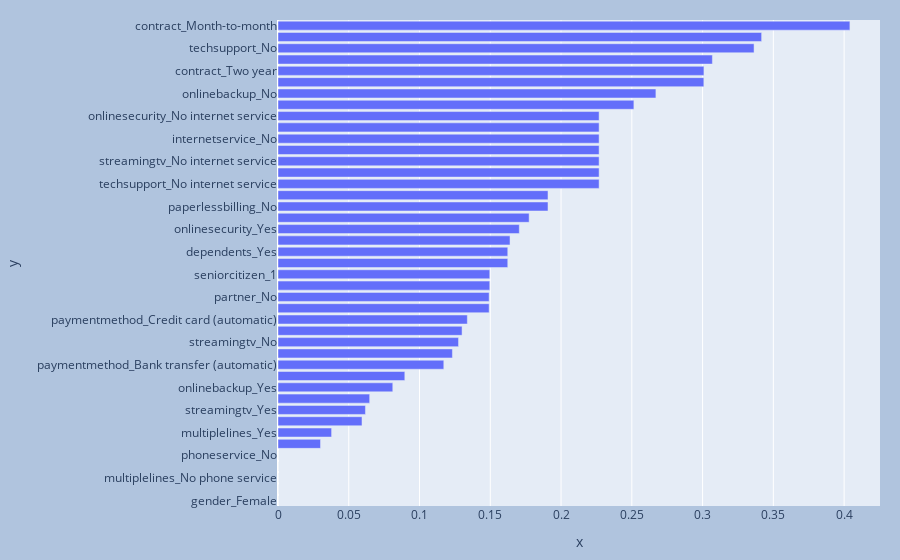

Notebook source saved alongside this figure:
### Code cell
fig = px.bar(x=a.values,y = a.index,
             template="plotly", )
fig.update_layout(
    margin=dict(l=20, r=20, t=20, b=20),
    paper_bgcolor="LightSteelBlue",
)
fig.show()

### Figure 1 — Plotly figure (JSON) as saved in the notebook; plotly's stock layout.template omitted (floating-point values rounded to 4 significant figures)
{"data": [{"alignmentgroup": "True", "hovertemplate": "x=%{x}<br>y=%{y}<extra></extra>", "legendgroup": "", "marker": {"color": "#636efa", "pattern": {"shape": ""}}, "name": "", "offsetgroup": "", "orientation": "h", "showlegend": false, "textposition": "auto", "type": "bar", "x": [0, 0, 0, 0, 0, 0.03005, 0.03788, 0.05935, 0.06179, 0.06477, 0.0811, 0.08961, 0.1171, 0.1232, 0.1276, 0.1301, 0.1338, 0.1492, 0.1492, 0.1496, 0.1496, 0.1624, 0.1624, 0.1639, 0.1705, 0.1774, 0.1908, 0.1908, 0.2269, 0.2269, 0.2269, 0.2269, 0.2269, 0.2269, 0.2269, 0.2515, 0.267, 0.3009, 0.301, 0.3069, 0.3364, 0.3417, 0.4041], "xaxis": "x", "y": ["gender_Female", "gender_Male", "multiplelines_No phone service", "phoneservice_Yes", "phoneservice_No", "multiplelines_No", "multiplelines_Yes", "streamingmovies_Yes", "streamingtv_Yes", "deviceprotection_Yes", "onlinebackup_Yes", "paymentmethod_Mailed check", "paymentmethod_Bank transfer (automatic)", "internetservice_DSL", "streamingtv_No", "streamingmovies_No", "paymentmethod_Credit card (automatic)", "partner_Yes", "partner_No", "seniorcitizen_0", "seniorcitizen_1", "dependents_No", "dependents_Yes", "techsupport_Yes", "onlinesecurity_Yes", "contract_One year", "paperlessbilling_No", "paperlessbilling_Yes", "techsupport_No internet service", "deviceprotection_No internet service", "streamingtv_No internet service", "onlinebackup_No internet service", "internetservice_No", "streamingmovies_No internet service", "onlinesecurity_No internet service", "deviceprotection_No", "onlinebackup_No", "paymentmethod_Electronic check", "contract_Two year", "internetservice_Fiber optic", "techsupport_No", "onlinesecurity_No", "contract_Month-to-month"], "yaxis": "y"}], "layout": {"barmode": "relative", "legend": {"tracegroupgap": 0}, "margin": {"b": 20, "l": 20, "r": 20, "t": 20}, "paper_bgcolor": "LightSteelBlue", "xaxis": {"anchor": "y", "domain": [0, 1], "title": {"text": "x"}}, "yaxis": {"anchor": "x", "domain": [0, 1], "title": {"text": "y"}}}}
